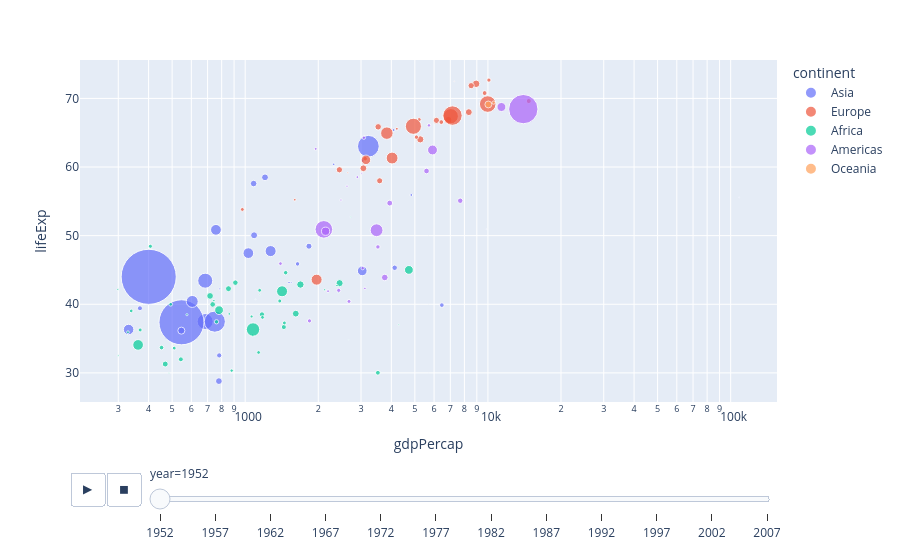

The cell this chart's notebook holds for it:
### Markdown cell above
If you hover over the large purple dots, you'll see something strange... China appears in the data multiple times.  This is because there's a large purple dot plotted for every year that data was recorded for China.  It's confusing to have them all plotted on the same plot at the same time, so let's add in the animation that shows different values of GDP and life expectancy at different times.

### Code cell
fig = px.scatter(df,
                 x='gdpPercap',
                 y='lifeExp',
                 log_x=True,
                 color='continent',
                 size='pop',
                 hover_name='country',
                 size_max=60,
                 animation_frame='year')

fig.show()

### Figure 1 — Plotly figure (JSON) as saved in the notebook; plotly's stock layout.template omitted (floating-point values rounded to 4 significant figures)
{"data": [{"hovertemplate": "<b>%{hovertext}</b><br><br>continent=Asia<br>year=1952<br>gdpPercap=%{x}<br>lifeExp=%{y}<br>pop=%{marker.size}<extra></extra>", "hovertext": ["Afghanistan", "Bahrain", "Bangladesh", "Cambodia", "China", "Hong Kong, China", "India", "Indonesia", "Iran", "Iraq", "Israel", "Japan", "Jordan", "Korea, Dem. Rep.", "Korea, Rep.", "Kuwait", "Lebanon", "Malaysia", "Mongolia", "Myanmar", "Nepal", "Oman", "Pakistan", "Philippines", "Saudi Arabia", "Singapore", "Sri Lanka", "Syria", "Taiwan", "Thailand", "Vietnam", "West Bank and Gaza", "Yemen, Rep."], "legendgroup": "Asia", "marker": {"color": "#636efa", "size": [8425333, 120447, 46886859, 4693836, 556263527, 2125900, 372000000, 82052000, 17272000, 5441766, 1620914, 86459025, 607914, 8865488, 20947571, 160000, 1439529, 6748378, 800663, 20092996, 9182536, 507833, 41346560, 22438691, 4005677, 1127000, 7982342, 3661549, 8550362, 21289402, 26246839, 1030585, 4963829], "sizemode": "area", "sizeref": 366300.0, "symbol": "circle"}, "mode": "markers", "name": "Asia", "orientation": "v", "showlegend": true, "type": "scatter", "x": [779.4, 9867.0, 684.2, 368.5, 400.4, 3054.0, 546.6, 749.7, 3035.0, 4130.0, 4087.0, 3217.0, 1547.0, 1088.0, 1031.0, 108400.0, 4835.0, 1831.0, 786.6, 331.0, 545.9, 1828.0, 684.6, 1273.0, 6460.0, 2315.0, 1084.0, 1643.0, 1207.0, 757.8, 605.1, 1516.0, 781.7], "xaxis": "x", "y": [28.8, 50.94, 37.48, 39.42, 44.0, 60.96, 37.37, 37.47, 44.87, 45.32, 65.39, 63.03, 43.16, 50.06, 47.45, 55.56, 55.93, 48.46, 42.24, 36.32, 36.16, 37.58, 43.44, 47.75, 39.88, 60.4, 57.59, 45.88, 58.5, 50.85, 40.41, 43.16, 32.55], "yaxis": "y"}, {"hovertemplate": "<b>%{hovertext}</b><br><br>continent=Europe<br>year=1952<br>gdpPercap=%{x}<br>lifeExp=%{y}<br>pop=%{marker.size}<extra></extra>", "hovertext": ["Albania", "Austria", "Belgium", "Bosnia and Herzegovina", "Bulgaria", "Croatia", "Czech Republic", "Denmark", "Finland", "France", "Germany", "Greece", "Hungary", "Iceland", "Ireland", "Italy", "Montenegro", "Netherlands", "Norway", "Poland", "Portugal", "Romania", "Serbia", "Slovak Republic", "Slovenia", "Spain", "Sweden", "Switzerland", "Turkey", "United Kingdom"], "legendgroup": "Europe", "marker": {"color": "#EF553B", "size": [1282697, 6927772, 8730405, 2791000, 7274900, 3882229, 9125183, 4334000, 4090500, 42459667, 69145952, 7733250, 9504000, 147962, 2952156, 47666000, 413834, 10381988, 3327728, 25730551, 8526050, 16630000, 6860147, 3558137, 1489518, 28549870, 7124673, 4815000, 22235677, 50430000], "sizemode": "area", "sizeref": 366300.0, "symbol": "circle"}, "mode": "markers", "name": "Europe", "orientation": "v", "showlegend": true, "type": "scatter", "x": [1601.0, 6137.0, 8343.0, 973.5, 2444.0, 3119.0, 6876.0, 9692.0, 6425.0, 7030.0, 7144.0, 3531.0, 5264.0, 7268.0, 5210.0, 4931.0, 2648.0, 8942.0, 10100.0, 4029.0, 3068.0, 3145.0, 3581.0, 5075.0, 4215.0, 3834.0, 8528.0, 14730.0, 1969.0, 9980.0], "xaxis": "x", "y": [55.23, 66.8, 68.0, 53.82, 59.6, 61.21, 66.87, 70.78, 66.55, 67.41, 67.5, 65.86, 64.03, 72.49, 66.91, 65.94, 59.16, 72.13, 72.67, 61.31, 59.82, 61.05, 58.0, 64.36, 65.57, 64.94, 71.86, 69.62, 43.59, 69.18], "yaxis": "y"}, {"hovertemplate": "<b>%{hovertext}</b><br><br>continent=Africa<br>year=1952<br>gdpPercap=%{x}<br>lifeExp=%{y}<br>pop=%{marker.size}<extra></extra>", "hovertext": ["Algeria", "Angola", "Benin", "Botswana", "Burkina Faso", "Burundi", "Cameroon", "Central African Republic", "Chad", "Comoros", "Congo, Dem. Rep.", "Congo, Rep.", "Cote d'Ivoire", "Djibouti", "Egypt", "Equatorial Guinea", "Eritrea", "Ethiopia", "Gabon", "Gambia", "Ghana", "Guinea", "Guinea-Bissau", "Kenya", "Lesotho", "Liberia", "Libya", "Madagascar", "Malawi", "Mali", "Mauritania", "Mauritius", "Morocco", "Mozambique", "Namibia", "Niger", "Nigeria", "Reunion", "Rwanda", "Sao Tome and Principe", "Senegal", "Sierra Leone", "Somalia", "South Africa", "Sudan", "Swaziland", "Tanzania", "Togo", "Tunisia", "Uganda", "Zambia", "Zimbabwe"], "legendgroup": "Africa", "marker": {"color": "#00cc96", "size": [9279525, 4232095, 1738315, 442308, 4469979, 2445618, 5009067, 1291695, 2682462, 153936, 14100005, 854885, 2977019, 63149, 22223309, 216964, 1438760, 20860941, 420702, 284320, 5581001, 2664249, 580653, 6464046, 748747, 863308, 1019729, 4762912, 2917802, 3838168, 1022556, 516556, 9939217, 6446316, 485831, 3379468, 33119096, 257700, 2534927, 60011, 2755589, 2143249, 2526994, 14264935, 8504667, 290243, 8322925, 1219113, 3647735, 5824797, 2672000, 3080907], "sizemode": "area", "sizeref": 366300.0, "symbol": "circle"}, "mode": "markers", "name": "Africa", "orientation": "v", "showlegend": true, "type": "scatter", "x": [2449.0, 3521.0, 1063.0, 851.2, 543.3, 339.3, 1173.0, 1071.0, 1179.0, 1103.0, 780.5, 2126.0, 1389.0, 2670.0, 1419.0, 375.6, 328.9, 362.1, 4293.0, 485.2, 911.3, 510.2, 299.9, 853.5, 298.8, 575.6, 2388.0, 1443.0, 369.2, 452.3, 743.1, 1968.0, 1688.0, 468.5, 2424.0, 761.9, 1077.0, 2719.0, 493.3, 879.6, 1450.0, 879.8, 1136.0, 4725.0, 1616.0, 1148.0, 716.7, 859.8, 1468.0, 734.8, 1147.0, 406.9], "xaxis": "x", "y": [43.08, 30.02, 38.22, 47.62, 31.98, 39.03, 38.52, 35.46, 38.09, 40.72, 39.14, 42.11, 40.48, 34.81, 41.89, 34.48, 35.93, 34.08, 37.0, 30.0, 43.15, 33.61, 32.5, 42.27, 42.14, 38.48, 42.72, 36.68, 36.26, 33.69, 40.54, 50.99, 42.87, 31.29, 41.73, 37.44, 36.32, 52.72, 40.0, 46.47, 37.28, 30.33, 32.98, 45.01, 38.63, 41.41, 41.22, 38.6, 44.6, 39.98, 42.04, 48.45], "yaxis": "y"}, {"hovertemplate": "<b>%{hovertext}</b><br><br>continent=Americas<br>year=1952<br>gdpPercap=%{x}<br>lifeExp=%{y}<br>pop=%{marker.size}<extra></extra>", "hovertext": ["Argentina", "Bolivia", "Brazil", "Canada", "Chile", "Colombia", "Costa Rica", "Cuba", "Dominican Republic", "Ecuador", "El Salvador", "Guatemala", "Haiti", "Honduras", "Jamaica", "Mexico", "Nicaragua", "Panama", "Paraguay", "Peru", "Puerto Rico", "Trinidad and Tobago", "United States", "Uruguay", "Venezuela"], "legendgroup": "Americas", "marker": {"color": "#ab63fa", "size": [17876956, 2883315, 56602560, 14785584, 6377619, 12350771, 926317, 6007797, 2491346, 3548753, 2042865, 3146381, 3201488, 1517453, 1426095, 30144317, 1165790, 940080, 1555876, 8025700, 2227000, 662850, 157553000, 2252965, 5439568], "sizemode": "area", "sizeref": 366300.0, "symbol": "circle"}, "mode": "markers", "name": "Americas", "orientation": "v", "showlegend": true, "type": "scatter", "x": [5911.0, 2677.0, 2109.0, 11370.0, 3940.0, 2144.0, 2627.0, 5587.0, 1398.0, 3522.0, 3048.0, 2428.0, 1840.0, 2195.0, 2899.0, 3478.0, 3112.0, 2480.0, 1952.0, 3759.0, 3082.0, 3023.0, 13990.0, 5717.0, 7690.0], "xaxis": "x", "y": [62.48, 40.41, 50.92, 68.75, 54.74, 50.64, 57.21, 59.42, 45.93, 48.36, 45.26, 42.02, 37.58, 41.91, 58.53, 50.79, 42.31, 55.19, 62.65, 43.9, 64.28, 59.1, 68.44, 66.07, 55.09], "yaxis": "y"}, {"hovertemplate": "<b>%{hovertext}</b><br><br>continent=Oceania<br>year=1952<br>gdpPercap=%{x}<br>lifeExp=%{y}<br>pop=%{marker.size}<extra></extra>", "hovertext": ["Australia", "New Zealand"], "legendgroup": "Oceania", "marker": {"color": "#FFA15A", "size": [8691212, 1994794], "sizemode": "area", "sizeref": 366300.0, "symbol": "circle"}, "mode": "markers", "name": "Oceania", "orientation": "v", "showlegend": true, "type": "scatter", "x": [10040.0, 10560.0], "xaxis": "x", "y": [69.12, 69.39], "yaxis": "y"}], "layout": {"autosize": true, "legend": {"itemsizing": "constant", "title": {"text": "continent"}, "tracegroupgap": 0}, "margin": {"t": 60}, "sliders": [{"active": 0, "currentvalue": {"prefix": "year="}, "len": 0.9, "pad": {"b": 10, "t": 60}, "steps": [{"args": [["1952"], {"frame": {"duration": 0, "redraw": false}, "fromcurrent": true, "mode": "immediate", "transition": {"duration": 0, "easing": "linear"}}], "label": "1952", "method": "animate"}, {"args": [["1957"], {"frame": {"duration": 0, "redraw": false}, "fromcurrent": true, "mode": "immediate", "transition": {"duration": 0, "easing": "linear"}}], "label": "1957", "method": "animate"}, {"args": [["1962"], {"frame": {"duration": 0, "redraw": false}, "fromcurrent": true, "mode": "immediate", "transition": {"duration": 0, "easing": "linear"}}], "label": "1962", "method": "animate"}, {"args": [["1967"], {"frame": {"duration": 0, "redraw": false}, "fromcurrent": true, "mode": "immediate", "transition": {"duration": 0, "easing": "linear"}}], "label": "1967", "method": "animate"}, {"args": [["1972"], {"frame": {"duration": 0, "redraw": false}, "fromcurrent": true, "mode": "immediate", "transition": {"duration": 0, "easing": "linear"}}], "label": "1972", "method": "animate"}, {"args": [["1977"], {"frame": {"duration": 0, "redraw": false}, "fromcurrent": true, "mode": "immediate", "transition": {"duration": 0, "easing": "linear"}}], "label": "1977", "method": "animate"}, {"args": [["1982"], {"frame": {"duration": 0, "redraw": false}, "fromcurrent": true, "mode": "immediate", "transition": {"duration": 0, "easing": "linear"}}], "label": "1982", "method": "animate"}, {"args": [["1987"], {"frame": {"duration": 0, "redraw": false}, "fromcurrent": true, "mode": "immediate", "transition": {"duration": 0, "easing": "linear"}}], "label": "1987", "method": "animate"}, {"args": [["1992"], {"frame": {"duration": 0, "redraw": false}, "fromcurrent": true, "mode": "immediate", "transition": {"duration": 0, "easing": "linear"}}], "label": "1992", "method": "animate"}, {"args": [["1997"], {"frame": {"duration": 0, "redraw": false}, "fromcurrent": true, "mode": "immediate", "transition": {"duration": 0, "easing": "linear"}}], "label": "1997", "method": "animate"}, {"args": [["2002"], {"frame": {"duration": 0, "redraw": false}, "fromcurrent": true, "mode": "immediate", "transition": {"duration": 0, "easing": "linear"}}], "label": "2002", "method": "animate"}, {"args": [["2007"], {"frame": {"duration": 0, "redraw": false}, "fromcurrent": true, "mode": "immediate", "transition": {"duration": 0, "easing": "linear"}}], "label": "2007", "method": "animate"}], "x": 0.1, "xanchor": "left", "y": 0, "yanchor": "top"}], "updatemenus": [{"active": 0, "buttons": [{"args": [null, {"frame": {"duration": 500, "redraw": false}, "fromcurrent": true, "mode": "immediate", "transition": {"duration": 500, "easing": "linear"}}], "label": "&#9654;", "method": "animate"}, {"args": [[null], {"frame": {"duration": 0, "redraw": false}, "fromcurrent": true, "mode": "immediate", "transition": {"duration": 0, "easing": "linear"}}], "label": "&#9724;", "method": "animate"}], "direction": "left", "pad": {"r": 10, "t": 70}, "showactive": false, "type": "buttons", "x": 0.1, "xanchor": "right", "y": 0, "yanchor": "top"}], "xaxis": {"anchor": "y", "autorange": true, "domain": [0, 1], "range": [2.318, 5.192], "title": {"text": "gdpPercap"}, "type": "log"}, "yaxis": {"anchor": "x", "autorange": true, "domain": [0, 1], "range": [24.85, 76.89], "title": {"text": "lifeExp"}, "type": "linear"}}}
